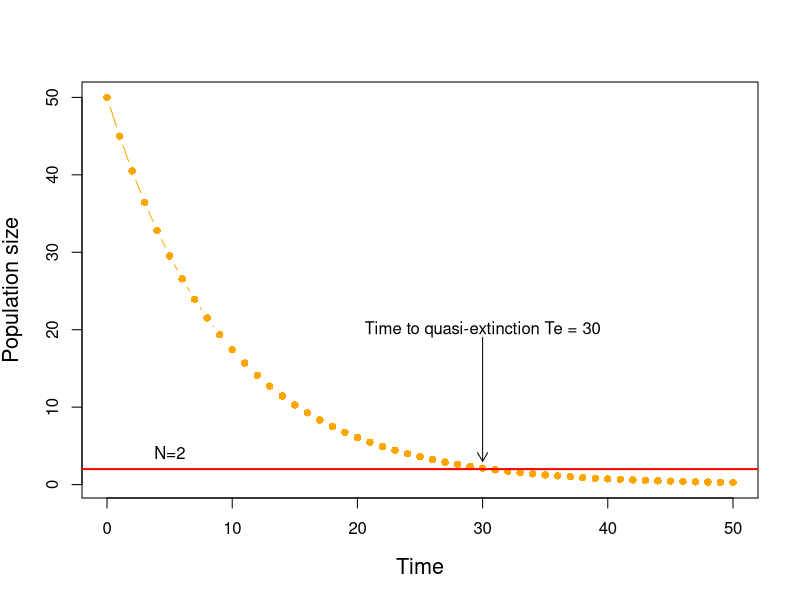
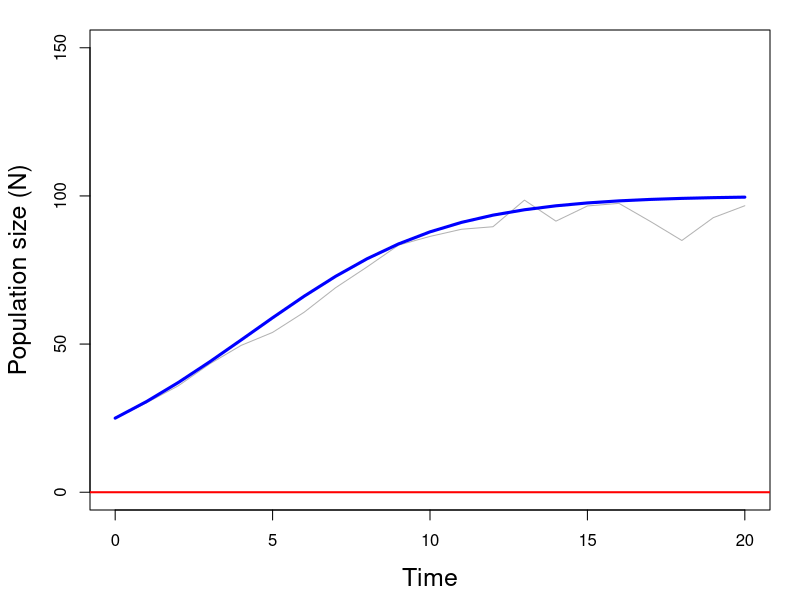
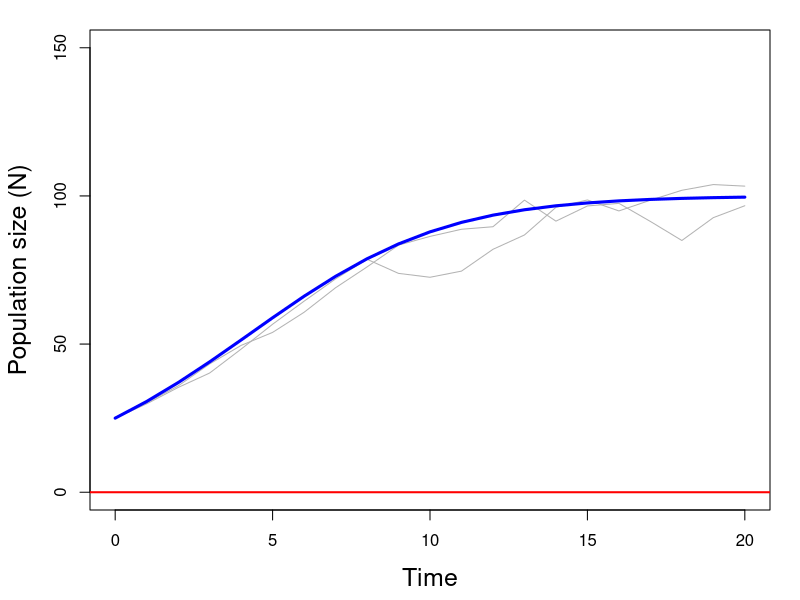
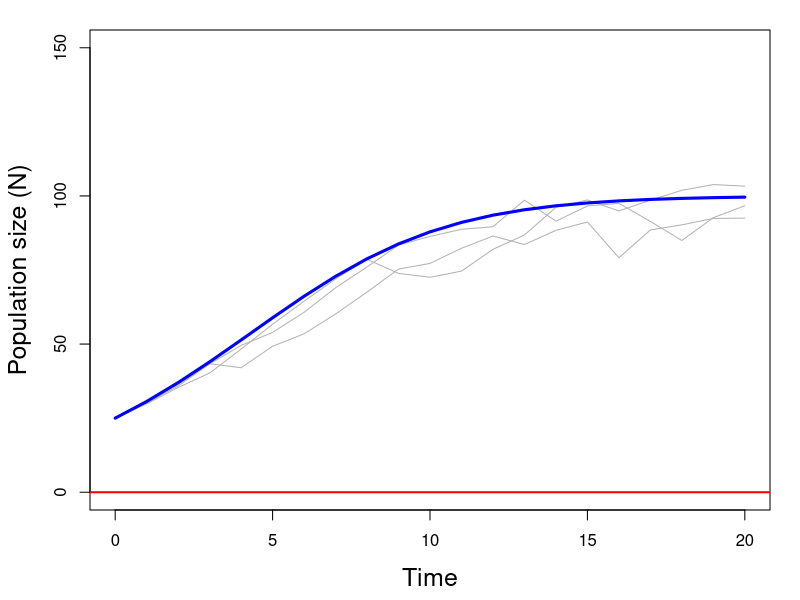
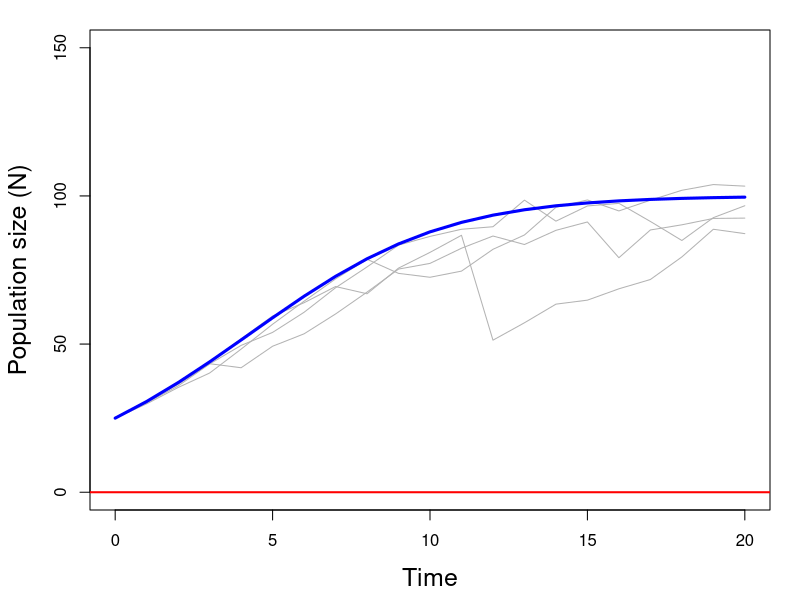
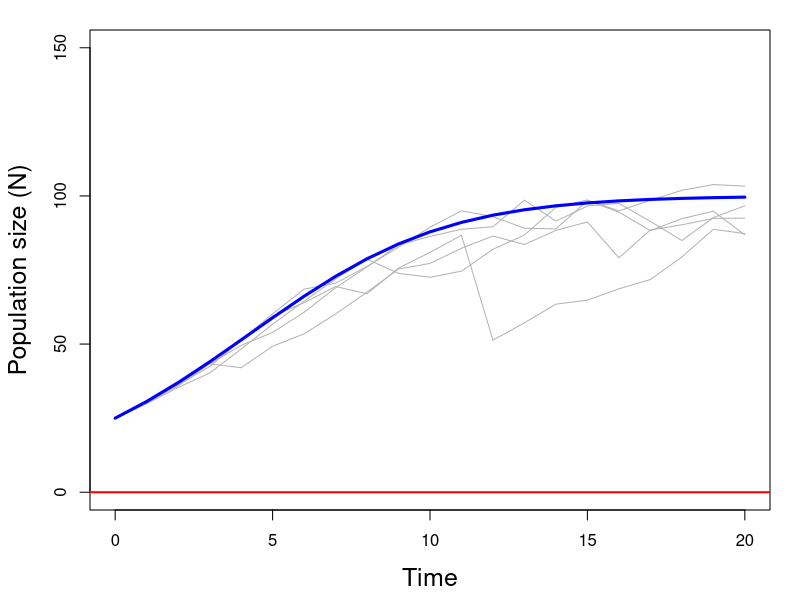
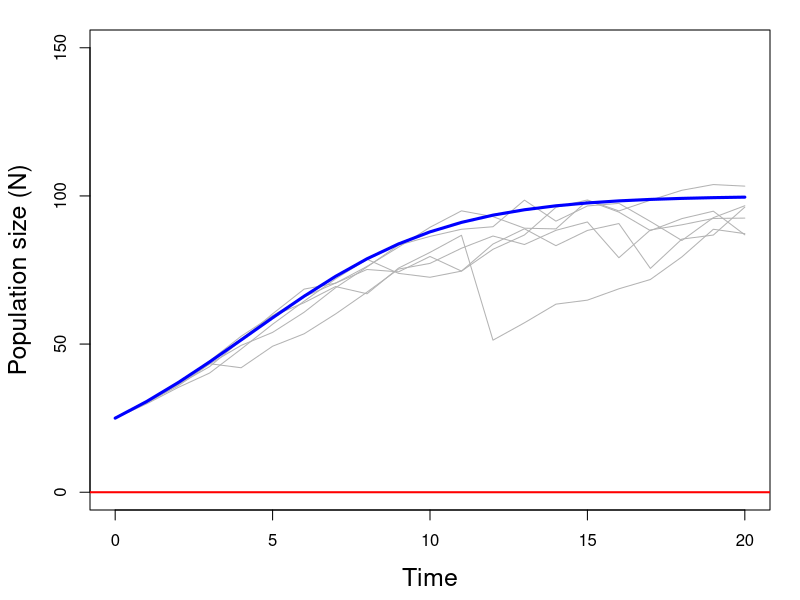
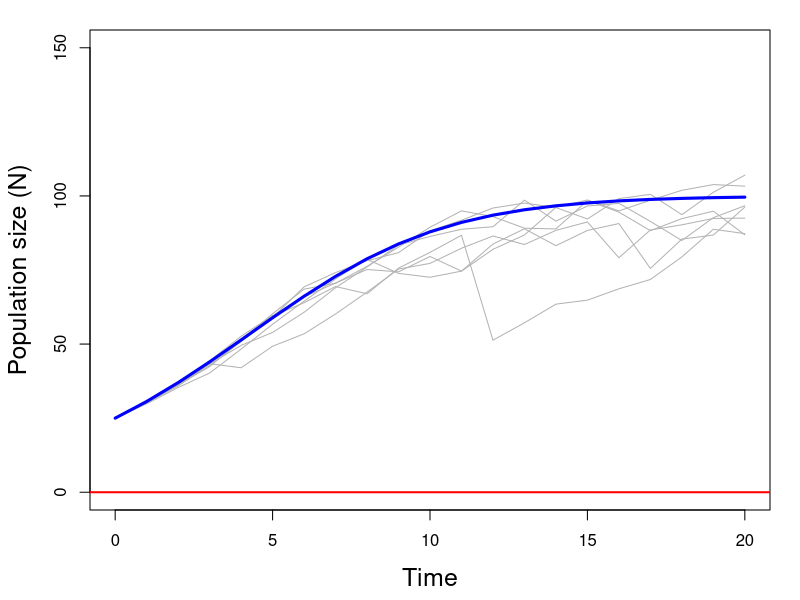

Generate these figures, in order, with R:
## ---- chunk 1
#| label: exp1
#| include: true
#| echo: false
#| fig-width: 8
#| fig-height: 6
#| fig-align: center
T <- 50
N <- integer(T+1)
N[1] <- 50
for(t in 1:T) {
    N[t+1] <- N[t] + N[t]*-0.1
}
plot(0:T, N, type="b", col="orange", pch=16,
##     xlab="Time", ylab="Superb owl population size", cex.lab=1.3)
     xlab="Time", ylab="Population size", cex.lab=1.3)
abline(h=2, col="red", lwd=2)
text(5, 2, "N=2", pos=3)
Te <- (0:T)[which.max(N<2)]
text(Te-1, 20, paste("Time to quasi-extinction Te =", Te-1))
arrows(Te-1, 19, Te-1, 3, length=0.1)
## ---- chunk 2
#| label: logistic
#| fig.show: 'hide'
#| include: false
#| echo: false
#| fig-width: 8
#| fig-height: 6
r.max <- 0.3
K.bar <- 100
sigma.d <- 20
T <- 20
set.seed(4450)
##plot(0:T, N, type="b", xlab="Time", ylab="Population size (N)",
##     ylim=c(0, 300))
nSim <- 100
N <- Nlr <- matrix(NA, T+1, nSim)
N[1,] <- Nlr[1,] <- 25
Te <- integer(nSim)
## if(!dir.exists("figs/lg-d"))
##     dir.create("figs/lg-d")
for(i in 1:nSim) {
    ## fl <- paste("figs/lg-d/lg-d", i, ".pdf", sep="")
    for(t in 1:T) {
        K.t <- rnorm(1, K.bar, sigma.d)
        N[t+1,i] <- N[t,i] + N[t,i]*r.max*(1 - N[t,i]/K.t)
        N[t+1,i] <- N[t+1,i]*(N[t+1,i]>0)
        Nlr[t+1,i] <- Nlr[t,i] + Nlr[t,i]*r.max*(1 - Nlr[t,i]/K.bar)
    }
    if(i < 11 || i==nSim) {
        ## pdf(fl, width=8, heigh=6)
        par(mai=c(0.9,0.9,0.3,0.3))
        mn <- ifelse(i==nSim, paste(nSim, "Simulations"), "")
        matplot(0:T, N, type="l", xlab="Time", ylab="Population size (N)", main=mn,
             ylim=c(0, 150), col=gray(0.7), lty=1, cex.lab=1.5)
        lines(0:T, Nlr[,1], col="blue", lwd=3)
        ext <- N[,i]==0
        if(any(ext)) {
            Te[i] <- min(which(ext))
            points(Te[i], 0, pch=16, col="orange")
        }
        abline(h=0, col="red", lwd=2)
        ## dev.off()
    }
}
## ---- chunk 3
#| label: logistic2
#| include: false
#| echo: false
r.max <- 0.3
K.bar <- 100
sigma.d <- 40
T <- 20
set.seed(4450)
##plot(0:T, N, type="b", xlab="Time", ylab="Population size (N)",
##     ylim=c(0, 300))
nSim <- 100
N <- Nlr <- matrix(NA, T+1, nSim)
N[1,] <- Nlr[1,] <- 25
Te <- integer(nSim)
Tes <- NULL
for(i in 1:nSim) {
    ## fl <- paste("figs/lg-d/lg2-d", i, ".pdf", sep="")
    for(t in 1:T) {
        K.t <- rnorm(1, K.bar, sigma.d)
        N[t+1,i] <- N[t,i] + N[t,i]*r.max*(1 - N[t,i]/K.t)
        N[t+1,i] <- N[t+1,i]*(N[t+1,i]>0)
        Nlr[t+1,i] <- Nlr[t,i] + Nlr[t,i]*r.max*(1 - Nlr[t,i]/K.bar)
    }
    ext <- N[,i]<1
    if(any(ext)) {
        Te[i] <- min(which(ext))-1
        Tes <- which(Te>0)
    }
    if(i < 11 || i==nSim) {
        ## pdf(fl, width=8, heigh=6)
        par(mai=c(0.9,0.9,0.3,0.3))
        mn <- ifelse(i==nSim, "17 extinctions in 100 simulations", "")
        matplot(0:T, N, type="l", xlab="Time", ylab="Population size (N)", main=mn,
             ylim=c(0, 150), col=gray(0.7), lty=1, cex.lab=1.5)
        lines(0:T, Nlr[,1], col="blue", lwd=3)
        abline(h=0, col="red", lwd=2)
        points(Te[Tes], rep(0, length(Tes)), pch=16, col="orange", cex=1.5)
        ## dev.off()
    }
}
## ---- chunk 4
#| label: allee
#| include: true
#| echo: false
#| fig.width: 18
#| fig.height: 6
N <- 0:100
beta0 <- 0.1
beta1.1 <- -0.001
par(mfrow=c(1, 3), mai=c(.7, 0.7, 0.4, 0.4))
plot(N, beta0 + 0*N, xlab="Population size (N)", ylab="Population growth rate (r)",
     type="l", main="No density-dependence", cex.lab=3, cex.main=3, col="blue", lwd=2)
plot(N, beta0 + beta1.1*N, xlab="Population size (N)", ylab="Population growth rate (r)",
     type="l", main="Standard density-dependence", cex.lab=3, cex.main=3, col="blue", lwd=2)
plot(N, #ifelse(N>20, beta0+beta1.1*N, 0 + 0.004*N),
     log(0.89+beta0 + 0.0009*N - 0.00001*N^2),
     xlab="Population size (N)", ylab="Population growth rate (r)",
     type="l", main="Allee effect", cex.lab=3, cex.main=3, col="blue", lwd=2)
